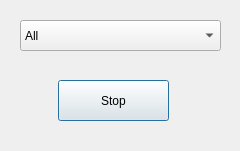
<?xml version="1.0" encoding="UTF-8"?>
<ui version="4.0">
 <class>CStopServers</class>
 <widget class="QDialog" name="CStopServers">
  <property name="geometry">
   <rect>
    <x>0</x>
    <y>0</y>
    <width>240</width>
    <height>151</height>
   </rect>
  </property>
  <property name="windowTitle">
   <string>Dialog</string>
  </property>
  <widget class="QPushButton" name="pushButton">
   <property name="geometry">
    <rect>
     <x>58</x>
     <y>80</y>
     <width>111</width>
     <height>41</height>
    </rect>
   </property>
   <property name="text">
    <string>Stop</string>
   </property>
  </widget>
  <widget class="QComboBox" name="comboBox">
   <property name="geometry">
    <rect>
     <x>20</x>
     <y>20</y>
     <width>201</width>
     <height>31</height>
    </rect>
   </property>
   <item>
    <property name="text">
     <string>All</string>
    </property>
   </item>
  </widget>
 </widget>
 <resources/>
 <connections/>
</ui>
